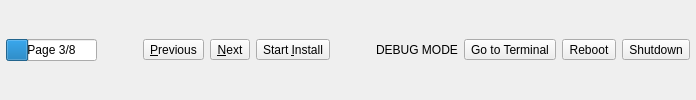
     <widget class="QFrame" name="frame_buttons">
      <layout class="QHBoxLayout" name="horizontalLayout">
       <property name="leftMargin">
        <number>6</number>
       </property>
       <property name="topMargin">
        <number>0</number>
       </property>
       <property name="rightMargin">
        <number>6</number>
       </property>
       <property name="bottomMargin">
        <number>0</number>
       </property>
       <item>
        <widget class="QProgressBar" name="progress_pages">
         <property name="sizePolicy">
          <sizepolicy hsizetype="Preferred" vsizetype="Fixed">
           <horstretch>0</horstretch>
           <verstretch>0</verstretch>
          </sizepolicy>
         </property>
         <property name="minimum">
          <number>1</number>
         </property>
         <property name="maximum">
          <number>9</number>
         </property>
         <property name="value">
          <number>3</number>
         </property>
         <property name="format">
          <string>Page %v/%m</string>
         </property>
        </widget>
       </item>
       <item>
        <spacer name="horizontalSpacer">
         <property name="orientation">
          <enum>Qt::Horizontal</enum>
         </property>
         <property name="sizeHint" stdset="0">
          <size>
           <width>40</width>
           <height>20</height>
          </size>
         </property>
        </spacer>
       </item>
       <item>
        <widget class="QToolButton" name="tool_prev">
         <property name="text">
          <string>&amp;Previous</string>
         </property>
         <property name="icon">
          <iconset theme="arrow-left">
           <normaloff>.</normaloff>.</iconset>
         </property>
         <property name="shortcut">
          <string>Alt+P</string>
         </property>
         <property name="toolButtonStyle">
          <enum>Qt::ToolButtonTextBesideIcon</enum>
         </property>
        </widget>
       </item>
       <item>
        <widget class="QToolButton" name="tool_next">
         <property name="text">
          <string>&amp;Next</string>
         </property>
         <property name="icon">
          <iconset theme="arrow-right">
           <normaloff>.</normaloff>.</iconset>
         </property>
         <property name="shortcut">
          <string>Alt+N</string>
         </property>
         <property name="toolButtonStyle">
          <enum>Qt::ToolButtonTextBesideIcon</enum>
         </property>
        </widget>
       </item>
       <item>
        <widget class="QToolButton" name="tool_startinstall">
         <property name="text">
          <string>Start &amp;Install</string>
         </property>
         <property name="icon">
          <iconset theme="dialog-ok-apply">
           <normaloff>.</normaloff>.</iconset>
         </property>
         <property name="shortcut">
          <string>Alt+I</string>
         </property>
         <property name="toolButtonStyle">
          <enum>Qt::ToolButtonTextBesideIcon</enum>
         </property>
        </widget>
       </item>
       <item>
        <spacer name="horizontalSpacer_12">
         <property name="orientation">
          <enum>Qt::Horizontal</enum>
         </property>
         <property name="sizeHint" stdset="0">
          <size>
           <width>40</width>
           <height>20</height>
          </size>
         </property>
        </spacer>
       </item>
       <item>
        <widget class="QLabel" name="label_debug">
         <property name="text">
          <string notr="true">DEBUG MODE</string>
         </property>
        </widget>
       </item>
       <item>
        <widget class="QToolButton" name="tool_close_gui">
         <property name="text">
          <string>Go to Terminal</string>
         </property>
         <property name="icon">
          <iconset theme="terminal">
           <normaloff>.</normaloff>.</iconset>
         </property>
         <property name="toolButtonStyle">
          <enum>Qt::ToolButtonTextBesideIcon</enum>
         </property>
        </widget>
       </item>
       <item>
        <widget class="QToolButton" name="tool_reboot">
         <property name="text">
          <string>Reboot</string>
         </property>
         <property name="icon">
          <iconset theme="system-reboot">
           <normaloff>.</normaloff>.</iconset>
         </property>
         <property name="toolButtonStyle">
          <enum>Qt::ToolButtonTextBesideIcon</enum>
         </property>
        </widget>
       </item>
       <item>
        <widget class="QToolButton" name="tool_shutdown">
         <property name="sizePolicy">
          <sizepolicy hsizetype="Fixed" vsizetype="Fixed">
           <horstretch>0</horstretch>
           <verstretch>0</verstretch>
          </sizepolicy>
         </property>
         <property name="text">
          <string>Shutdown</string>
         </property>
         <property name="icon">
          <iconset theme="system-shutdown">
           <normaloff>.</normaloff>.</iconset>
         </property>
         <property name="toolButtonStyle">
          <enum>Qt::ToolButtonTextBesideIcon</enum>
         </property>
        </widget>
       </item>
      </layout>
     </widget>
